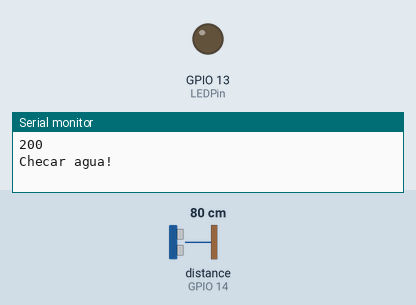
This sketch was run on a simulated ESP8266 (NodeMCU). Parts: output pins drawn as LEDs (lit = HIGH), the last lines printed to the serial monitor. Wiring (inferred from the names in the program): ultrasonic range finder: trigger GPIO 12; echo GPIO 14. The test bench sets the inputs (shaded band); at power-on: distance to the obstacle (sensor on GPIO 14) 80 cm. The echo pulse lasts 58.3 µs per cm; WiFi joins after 1.5 s; servers stay silent unless stated; uploads are accepted with an empty reply; pins used as bus, display or sensor lines are not drawn.

Above: at 3.3 s.
3.4 s: distance to the obstacle (sensor on GPIO 14) set to 13 cm
13.7 s: distance to the obstacle (sensor on GPIO 14) set to 10 cm
At 23.8 s:
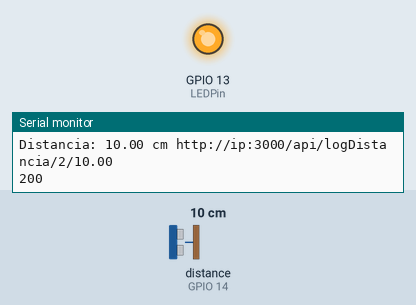
24.2 s: distance to the obstacle (sensor on GPIO 14) set to 4 cm
34.1 s: distance to the obstacle (sensor on GPIO 14) set to 2 cm
At 44.3 s:
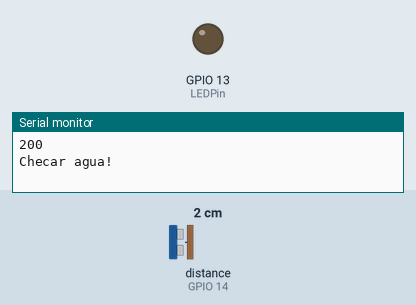
44.7 s: distance to the obstacle (sensor on GPIO 14) set to 9 cm
At 54.0 s:
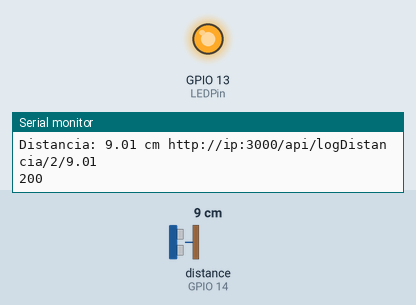
Timing chart, 0 to 55.5 s (numbered marks = the images above; inputs shaded):
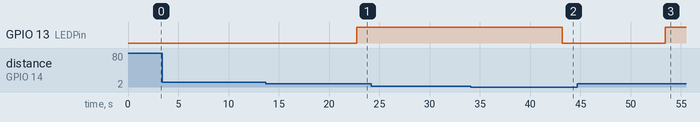

Measured:
- the behaviour switches between 12 and 11 cm on distance to the obstacle (sensor on GPIO 14) (found by bisection; images 0 and 1)
- the behaviour switches between 3 and 2 cm on distance to the obstacle (sensor on GPIO 14) (found by bisection; images 1 and 2)
- after the input at 13.7 s, GPIO 13 (LEDPin): LOW → HIGH after 9.1 s
- after the input at 34.1 s, GPIO 13 (LEDPin): HIGH → LOW after 9.1 s
- after the input at 44.7 s, GPIO 13 (LEDPin): LOW → HIGH after 8.7 s

The sketch:

arduinoDistancia.ino
```cpp
#include <ESP8266WiFi.h>
#include <WiFiClient.h>
#include <ESP8266HTTPClient.h>


#define trigPin 12
#define echoPin 14
#define LEDPin 13 // luz LED de actuador
#define SOUND_VELOCITY 0.034 //define sound velocity in cm/uS


const char* ssid = "wifi-name";
const char* password = "wifi-password";


HTTPClient httpClient;
WiFiClient wClient;


String URL = "http://ip:3000/api/logDistancia/2/"; //en Postman funciona bien manualmente ya


long duration;  //declaro variables
float distancia;
int maximumRange = 12; // maxima distancia, despues de aqui ocupamos rellenar bote
int minimumRange = 3; // Minimum distancia para evitar que se moje sensor


void setup() {
  Serial.begin(9600);
  Serial.println("***Inicializando conexión a My SQL***");

  pinMode(trigPin, OUTPUT); // Sets the trigPin as an Output
  pinMode(echoPin, INPUT); // Sets the echoPin as an Input
  pinMode(LEDPin, OUTPUT); // preparo la luz led como output


  WiFi.mode(WIFI_STA);
  WiFi.disconnect();
  delay(100);


  WiFi.begin(ssid, password);
  Serial.print("Conectando a red WiFi \"");
  Serial.print(ssid);
  Serial.print("\"");
  while (WiFi.status() != WL_CONNECTED) {
    delay(500);
    Serial.print(".");
  }
  Serial.print("\nConectado! IP: ");
  Serial.println(WiFi.localIP());
  delay(500);
}


void loop() {
    // float t = dht.readTemperature();
    // pone en baja trigPin
  digitalWrite(trigPin, LOW);
  delayMicroseconds(2);
  // pongo trigPin en Alto por 10 microsegundos
  digitalWrite(trigPin, HIGH);
  delayMicroseconds(10);
  digitalWrite(trigPin, LOW); //pongo en bajo trigPin
  duration = pulseIn(echoPin, HIGH);   // lee echoPin, regresa el tiempo de distancia en microsegundos


  //distanceCm = duration * SOUND_VELOCITY/2; funcion pasada
  distancia=duration/58.3; //esto saca distancia en cm
  Serial.print("Distance (cm): ");   //
  Serial.println(distancia); //imprimo valor


    if (isnan(distancia)) {
      Serial.println("Error obteniendo los datos del sensor de distancia");
      return;
    }


    Serial.print("\nDistancia: ");
    Serial.print(distancia);
    Serial.print(" cm ");


    logIntento(distancia);
    if (distancia >= maximumRange || distancia <= minimumRange){
    // si esta aqui, o hay mucha distancia o el sensor se moja. prendo luz y mando mensaje
    Serial.println("Checar agua!");
    digitalWrite(LEDPin, LOW);
    }
    else {


    digitalWrite(LEDPin, HIGH); //se apaga la luz, sigue midiendo
    }
    delay(10000); //cada 10 segundos
}


void logIntento(float t){
  if(WiFi.status() == WL_CONNECTED){
    String data = URL;
    data = data + t;
    Serial.println(data);
    httpClient.begin(wClient, data.c_str());
    httpClient.addHeader("Content-Type", "Content-Type: application/json");
    int httpResponseCode = httpClient.POST(data.c_str());
    Serial.println(httpResponseCode);
    httpClient.end();
  }
  return;
}
```
